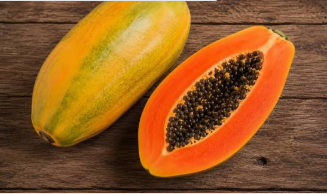
#> input picture actual_fruit_papaya.png, 327 x 194 px
$ python train.py
#> lines starting #> are read from the running program, lines starting #| are printed output that depends on the picture
#> in load_balanced_dataset, im is the input picture: PIL image 327x194 RGBA; mean R, G, B, A 144.7, 90.6, 37.9, 255
"""
train.py
สคริปต์สำหรับเทรนโมเดล Machine Learning จำแนกชนิดผลไม้ (Fruit Classifier)
ใช้กระบวนการทางวิทยาศาสตร์ข้อมูลและ Machine Learning แท้ 100% (Scikit-Learn)
ปราศจากโครงข่ายประสาทเทียมภายนอก (Pure Classical ML Feature Extraction)
สกัดฟีเจอร์ด้วยสถิติสีเชิงเส้นและเชิงมุม (Linear Color Indices & Circular Hue) +
โครงสร้างเชิงพื้นที่ (Spatial Grid) + ผิวสัมผัส (Local Binary Pattern: LBP) + ช่องเมล็ดกึ่งกลาง (Dark Cavity)
จำแนกผลไม้ยอดนิยมและผลไม้ไทยเขตร้อน 21 ชนิด (Zero Vegetables)
"""

import os
import sys
import io
import glob
import zipfile
import argparse
from pathlib import Path
import joblib
import numpy as np
import matplotlib.pyplot as plt
import seaborn as sns
from PIL import Image
from sklearn.model_selection import train_test_split
from sklearn.ensemble import HistGradientBoostingClassifier
from sklearn.metrics import classification_report, accuracy_score, confusion_matrix
from version import __version__

# ป้องกันปัญหา Unicode ใน Windows Console
if hasattr(sys.stdout, "reconfigure"):
    sys.stdout.reconfigure(encoding="utf-8")
if hasattr(sys.stderr, "reconfigure"):
    sys.stderr.reconfigure(encoding="utf-8")

# 21 คลาสผลไม้ยอดนิยมและผลไม้ไทยเขตร้อน (ครอบคลุมผลไม้ที่ผู้ใช้ทดสอบ)
TARGET_FRUITS_21 = [
    "apple", "banana", "coconut", "custard apple", "dragonfruit",
    "durian", "jackfruit", "lemon", "longan", "lychee",
    "mango", "mangosteen", "orange", "papaya", "passion fruit",
    "pear", "pineapple", "rambutan", "santol", "strawberry", "watermelon"
]

FRUIT_KEYWORD_MAP = {
    "apple": ("แอปเปิ้ล", "🍎"),
    "banana": ("กล้วย", "🍌"),
    "coconut": ("มะพร้าว", "🥥"),
    "custard apple": ("น้อยหน่า", "🍈"),
    "dragonfruit": ("แก้วมังกร", "🐲"),
    "durian": ("ทุเรียน", "👑"),
    "jackfruit": ("ขนุน", "🍈"),
    "lemon": ("เลมอน / มะนาวเหลือง", "🍋"),
    "longan": ("ลำไย", "🌰"),
    "lychee": ("ลิ้นจี่", "🔴"),
    "mango": ("มะม่วง", "🥭"),
    "mangosteen": ("มังคุด", "👑"),
    "orange": ("ส้ม", "🍊"),
    "papaya": ("มะละกอ", "🥭"),
    "passion fruit": ("เสาวรส", "🍹"),
    "pear": ("สาลี่ / ลูกแพร์", "🍐"),
    "pineapple": ("สับปะรด", "🍍"),
    "rambutan": ("เงาะ", "🔴"),
    "santol": ("กระท้อน", "🟡"),
    "strawberry": ("สตรอว์เบอร์รี", "🍓"),
    "watermelon": ("แตงโม", "🍉"),
}


def format_class_name(class_name: str) -> str:
    """แปลงชื่อคลาสภาษาอังกฤษเป็นชื่อแสดงผลภาษาไทย + ภาษาอังกฤษ"""
    cls_lower = class_name.lower().replace("_", " ")
    pretty_en = " ".join([w.capitalize() for w in cls_lower.split()])

    sorted_keywords = sorted(FRUIT_KEYWORD_MAP.items(), key=lambda x: len(x[0]), reverse=True)
    for keyword, (th_name, _) in sorted_keywords:
        if keyword in cls_lower:
            return f"{th_name} ({pretty_en})"

    return f"{pretty_en}"


def build_thai_labels(classes):
    """สร้าง Dict แปลชื่อทุกคลาสที่พบ"""
    return {c: format_class_name(c) for c in classes}


def compute_lbp(gray: np.ndarray) -> np.ndarray:
    """
    คำนวณ Local Binary Patterns (LBP) 8 เพื่อนบ้าน สำหรับวิเคราะห์ผิวสัมผัส (Texture)
    แยกความแตกต่างระหว่างผิวเรียบ (แอปเปิ้ล, สาลี่, มะม่วง) กับผิวขรุขระ/หนาม (ลิ้นจี่, เงาะ, ทุเรียน)
    """
    g = gray.astype(np.float32)
    center = g[1:-1, 1:-1]
    lbp = np.zeros_like(center, dtype=np.uint8)
    neighbors = [
        g[:-2, :-2], g[:-2, 1:-1], g[:-2, 2:],
        g[1:-1, 2:], g[2:, 2:], g[2:, 1:-1],
        g[2:, :-2], g[1:-1, :-2]
    ]
    for i, n in enumerate(neighbors):
        lbp |= ((n >= center).astype(np.uint8) << i)
    hist, _ = np.histogram(lbp, bins=16, range=(0, 256), density=True)
    return hist


def extract_fruit_features(image: Image.Image) -> np.ndarray:
    """
    สกัดคุณลักษณะ (Feature Extraction) 190 มิติ ด้วยหลักการ Digital Image Processing
    1. Linear Color Differences & Indices (16 มิติ): r, g, b, ExR, ExG, ExB, ExY, Circular Hue (cos/sin), Sat/Val stats
    2. Color Histograms (56 มิติ): RGB 3x8=24, HSV (Hue 16 bins, Sat 8 bins, Val 8 bins) = 32
    3. Center 60% Region (34 มิติ): โฟกัสเฉพาะกึ่งกลางผลไม้ ตัดสิ่งรบกวนขอบโต๊ะหรือฉากหลัง
    4. Saturated Fruit Body Mask (23 มิติ): กรองเฉพาะพิกเซลเนื้อผลไม้ที่มีสีสด (S > 40) ไม่รวมฉากหลังสีขาว/โต๊ะไม้
    5. Surface Texture (22 มิติ): LBP 16 bins + Sobel Edge Gradient Magnitude & Contrast
    6. Dark Center Cavity Detector (3 มิติ): ตรวจจับเมล็ดสีดำในโพรงกึ่งกลาง (มะละกอ, เสาวรส, แตงโม)
    7. Spatial 3x3 Grid Layout (36 มิติ): ตาราง 9 ช่องบันทึกการจัดวางสีเชิงพื้นที่
    รวมทั้งสิ้น 190 มิติ (Pure NumPy & Scikit-Learn Friendly)
    """
    if image.mode != "RGB":
        image = image.convert("RGB")

    im96 = image.resize((96, 96), Image.Resampling.BILINEAR)
    arr = np.array(im96, dtype=np.float32)
    hsv = np.array(im96.convert("HSV"), dtype=np.float32)

    R, G, B = arr[:, :, 0], arr[:, :, 1], arr[:, :, 2]
    tot = R + G + B + 1e-5
    r, g, b = R / tot, G / tot, B / tot

    # 1. Linear Color Differences & Circular Hue
    ex_r = (2 * R - G - B) / 255.0
    ex_g = (2 * G - R - B) / 255.0
    ex_b = (2 * B - R - G) / 255.0
    ex_y = (R + G - 2 * B) / 255.0
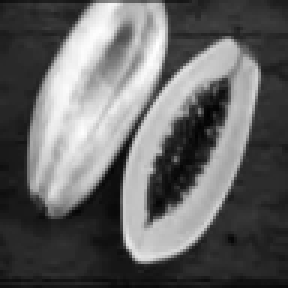
#> ex_y: shape (96, 96) float32 (shown 3 times larger); min 0.0314, max 1.53, mean 0.627; drawn with min black and max white

    theta = 2.0 * np.pi * (hsv[:, :, 0] / 256.0)
    cos_h = np.cos(theta)
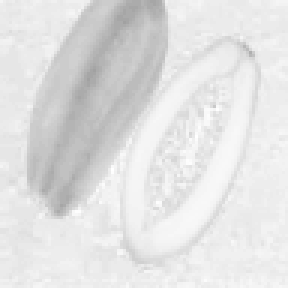
#> cos_h: shape (96, 96) float32 (shown 3 times larger); min 0.634, max 1, mean 0.885
    sin_h = np.sin(theta)
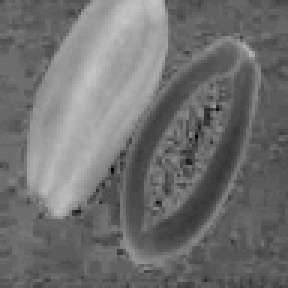
#> sin_h: shape (96, 96) float32 (shown 3 times larger); min 0, max 0.773, mean 0.44

    global_stats = [
        r.mean(), g.mean(), b.mean(),
        ex_r.mean(), ex_g.mean(), ex_b.mean(), ex_y.mean(),
        cos_h.mean(), sin_h.mean(),
        hsv[:, :, 1].mean() / 255.0, hsv[:, :, 1].std() / 255.0,
        hsv[:, :, 2].mean() / 255.0, hsv[:, :, 2].std() / 255.0,
        np.std(R) / 255.0, np.std(G) / 255.0, np.std(B) / 255.0
    ]
#> global_stats = [0.522, 0.326, 0.152, 0.632, -0.00528, -0.627, 0.627, 0.885, 0.44, 0.678, 0.201, 0.567, 0.272, 0.272, 0.171, 0.102]

    # 2. Histograms (RGB 24 dims, HSV 32 dims = 56 dims)
    hr, _ = np.histogram(R, bins=8, range=(0, 256), density=True)
#> hr = [0.00037, 0.00376, 0.00496, 0.00672, 0.00317, 0.0017, 0.00346, 0.00711]
    hg, _ = np.histogram(G, bins=8, range=(0, 256), density=True)
#> hg = [0.00237, 0.00627, 0.0109, 0.0045, 0.00456, 0.00236, 0.000244, 0]
    hb, _ = np.histogram(B, bins=8, range=(0, 256), density=True)
#> hb = [0.0144, 0.0124, 0.00344, 0.000702, 0.000258, 0, 0, 0]
    hh, _ = np.histogram(hsv[:, :, 0], bins=16, range=(0, 256), density=True)
#> hh = [0.0222, 0.0379, 0.00241, 0, 0, 0, 0, 0, 0, 0, 0, 0, 0, 0, 0, 0]
    hs, _ = np.histogram(hsv[:, :, 1], bins=8, range=(0, 256), density=True)
#> hs = [2.03e-05, 0.000434, 7.8e-05, 0.00692, 0.008, 0.00366, 0.00395, 0.00819]
    hv, _ = np.histogram(hsv[:, :, 2], bins=8, range=(0, 256), density=True)
#> hv has the same summary as hr
    hist_features = np.hstack([hr, hg, hb, hh, hs, hv]) * 10.0
#> hist_features = 56 values, max 0.379 at index 25, min 0 at index 15, mean 0.0391

    # 3. Center 60% Crop (inner 58x58) -> Focus on fruit, ignore table borders (34 dims)
    c_arr = arr[19:77, 19:77]
    c_hsv = hsv[19:77, 19:77]
    c_R, c_G, c_B = c_arr[:, :, 0], c_arr[:, :, 1], c_arr[:, :, 2]
    c_ex_r = (2 * c_R - c_G - c_B) / 255.0
    c_ex_g = (2 * c_G - c_R - c_B) / 255.0
    c_ex_y = (c_R + c_G - 2 * c_B) / 255.0
    c_theta = 2.0 * np.pi * (c_hsv[:, :, 0] / 256.0)
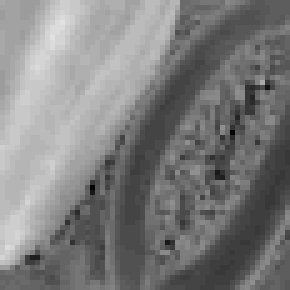
#> c_theta: shape (58, 58) float32 (shown 5 times larger); min 0, max 0.884, mean 0.494
    c_hh, _ = np.histogram(c_hsv[:, :, 0], bins=16, range=(0, 256), density=True)
#> c_hh = [0.0209, 0.0382, 0.00338, 0, 0, 0, 0, 0, 0, 0, 0, 0, 0, 0, 0, 0]
    c_hs, _ = np.histogram(c_hsv[:, :, 1], bins=8, range=(0, 256), density=True)
#> c_hs = [0, 0, 4.64e-05, 0.001, 0.00411, 0.00499, 0.00509, 0.016]
    center_features = np.hstack([
        [c_R.mean() / 255.0, c_G.mean() / 255.0, c_B.mean() / 255.0,
         c_ex_r.mean(), c_ex_g.mean(), c_ex_y.mean(),
         np.cos(c_theta).mean(), np.sin(c_theta).mean(),
         c_hsv[:, :, 1].mean() / 255.0, c_hsv[:, :, 2].mean() / 255.0],
        c_hh * 10.0, c_hs * 10.0
    ])
#> center_features = 34 values, max 0.867 at index 5, min 0 at index 13, mean 0.195

    # 4. Saturated Fruit Body Mask (23 dims)
    fg_mask = (hsv[:, :, 1] > 40) & ~((hsv[:, :, 2] > 235) & (hsv[:, :, 1] < 35))
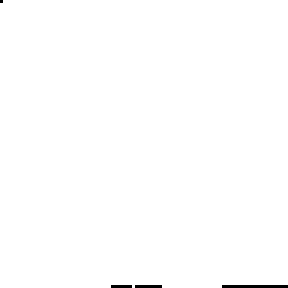
#> fg_mask: shape (96, 96) bool (shown 3 times larger); 99.6% white; black in thin lines or dots
    if fg_mask.sum() > 40:
        f_R = R[fg_mask]
#> f_R = 9177 values, max 254 at index 1893, min 13 at index 3716, mean 144.6
        f_G = G[fg_mask]
#> f_G = 9177 values, max 204 at index 1097, min 7 at index 3525, mean 90.27
        f_B = B[fg_mask]
#> f_B = 9177 values, max 148 at index 1192, min 0 at index 4144, mean 37.27
        f_ex_r = (2 * f_R - f_G - f_B) / 255.0
#> f_ex_r = 9177 values, max 1.68 at index 3511, min 0.051 at index 3716, mean 0.634
        f_ex_g = (2 * f_G - f_R - f_B) / 255.0
#> f_ex_g = 9177 values, max 0.443 at index 900, min -0.475 at index 6975, mean -0.00519
        f_ex_y = (f_R + f_G - 2 * f_B) / 255.0
#> f_ex_y = 9177 values, max 1.53 at index 1491, min 0.0314 at index 3716, mean 0.629
        f_h = hsv[:, :, 0][fg_mask]
#> f_h = 9177 values, max 36 at index 712, min 0 at index 4384, mean 18.83
        f_s = hsv[:, :, 1][fg_mask]
#> f_s = 9177 values, max 255 at index 4144, min 41 at index 0, mean 173.5
        f_th = 2.0 * np.pi * (f_h / 256.0)
#> f_th = 9177 values, max 0.884 at index 712, min 0 at index 4384, mean 0.462
        f_hh, _ = np.histogram(f_h, bins=16, range=(0, 256), density=True)
#> f_hh = [0.022, 0.038, 0.00242, 0, 0, 0, 0, 0, 0, 0, 0, 0, 0, 0, 0, 0]
        fg_features = np.hstack([
            [fg_mask.mean(), f_ex_r.mean(), f_ex_g.mean(), f_ex_y.mean(),
             np.cos(f_th).mean(), np.sin(f_th).mean(), f_s.mean() / 255.0],
            f_hh * 10.0
        ])
#> fg_features = 23 values, max 0.996 at index 0, min -0.00519 at index 2, mean 0.212
    else:
        fg_features = np.zeros(23, dtype=np.float32)

    # 5. Texture: LBP (16 dims) + Sobel Gradients (6 dims) = 22 dims
    gray = (0.299 * R + 0.587 * G + 0.114 * B)
    lbp_hist = compute_lbp(gray) * 10.0
#> in compute_lbp, `center = g[1:-1, 1:-1]`:
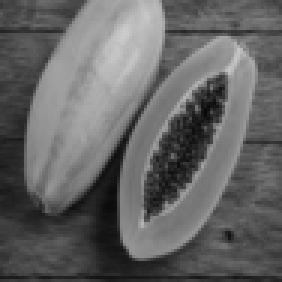
#> center: shape (94, 94) float32 (shown 3 times larger); min 8.68, max 204.4, mean 100.5
#> the loop in compute_lbp, `for i, n in enumerate(neighbors):` made 8 passes
#> after the loop in compute_lbp, `for i, n in enumerate(neighbors):`:
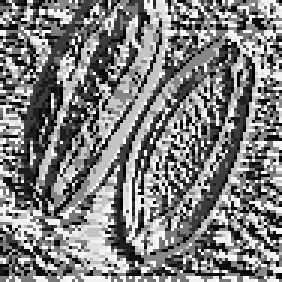
#> lbp: shape (94, 94) (shown 3 times larger); min 0, max 255, mean 126.5
#> in compute_lbp, `hist, _ = np.histogram(lbp, bins=16, range=(0, 256), density=True)`: hist = [0.00947, 0.0039, 0.0017, 0.00694, 0.00144, 0.000361, 0.00099, 0.00631, 0.00712, 0.00153, 0.000382, 0.00137, 0.00681, 0.00139, 0.00317, 0.00962]
#> lbp_hist = [0.0947, 0.039, 0.017, 0.0694, 0.0144, 0.00361, 0.0099, 0.0631, 0.0712, 0.0153, 0.00382, 0.0137, 0.0681, 0.0139, 0.0317, 0.0962]
#> (the rest of the program and of its run is left out)
